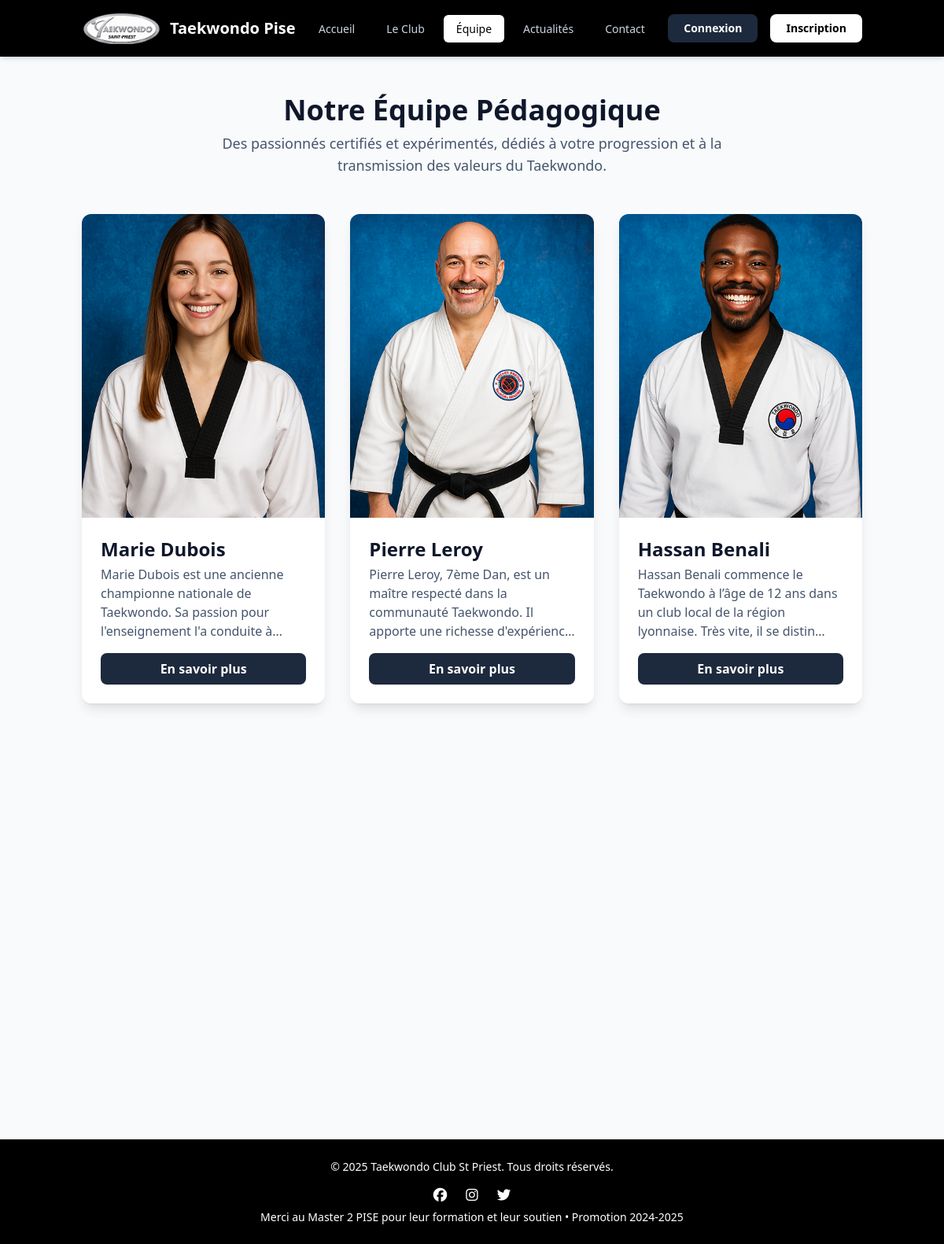
The app's page /team.php with its own data.
### tables this page shows
CREATE TABLE `team` (
  `id` int(10) UNSIGNED NOT NULL,
  `prenom` varchar(100) NOT NULL,
  `nom` varchar(100) NOT NULL,
  `bio` text DEFAULT NULL,
  `photo` varchar(255) DEFAULT NULL,
  `created_at` datetime NOT NULL DEFAULT current_timestamp(),
  `updated_at` datetime NOT NULL DEFAULT current_timestamp() ON UPDATE current_timestamp()
);

### fonction/fonctions.php (called while the page is built, shortened)
<?php
function connexionBaseDeDonnees(): PDO
{
    static $co = null;
    if ($co === null) {
        $dsn = 'mysql:host=' . DB_HOST . ';dbname=' . DB_NAME . ';charset=' . DB_CHARSET;
        try {
            $options = array(
                PDO::ATTR_ERRMODE => PDO::ERRMODE_EXCEPTION,
                PDO::ATTR_DEFAULT_FETCH_MODE => PDO::FETCH_ASSOC,
            );
            $co = new PDO($dsn, DB_USER, DB_PASS, $options);
        } catch (PDOException $e) {
            logErreur(__FUNCTION__, $e->getMessage());
            throw new Exception("Erreur de connexion à la base de données");
        }
    }
    return $co;
}
function getListeEntraineurs(): array
{
    $co = connexionBaseDeDonnees();
    $sql = "
    SELECT id,
        CONCAT(prenom,' ',nom) AS nom_complet,
        LEFT(bio,100) AS extrait_bio,
        bio,
        DATE_FORMAT(created_at,'%d-%m-%Y') AS date_creation,
        DATE_FORMAT(updated_at,'%d-%m-%Y') AS date_modification,
        photo
    FROM team
    ORDER BY id
    ";
    try {
        $req = $co->prepare($sql);
        $req->execute();
        return $req->fetchAll(PDO::FETCH_ASSOC);
    } catch (PDOException $e) {
        logErreur(__FUNCTION__, $e->getMessage());
        throw new Exception('Erreur lors de la récupération des entraineurs');
    }
}

### team.php (the view, shortened to what this page needs)
<?php
$pageActuelle = 'team';
require __DIR__ . '/fonction/fonctions.php';
$trainers = getListeEntraineurs();
?>
<!DOCTYPE html>
<html lang="fr">
<head>
    <?php include __DIR__ . '/includes/head.php'; ?>
</head>
<body class="min-h-screen flex flex-col bg-slate-50">
    <?php include __DIR__ . '/includes/header.php'; ?>
    <main class="flex-grow container mx-auto px-4 py-12">
        <header class="text-center mb-12">
            <h1 class="text-4xl font-extrabold text-slate-900">Notre Équipe Pédagogique</h1>
            <p class="mt-2 text-lg text-slate-600 max-w-2xl mx-auto">Des passionnés certifiés et expérimentés, dédiés à
                votre progression et à la transmission des valeurs du Taekwondo.</p>
        </header>
        <div class="grid grid-cols-1 sm:grid-cols-2 lg:grid-cols-3 gap-8">
            <?php foreach ($trainers as $t): ?>
                <div class="group perspective">
                    <div
                        class="card-inner relative w-full h-full transition-transform duration-700 transform-style-preserve-3d">
                        <article class="card-front bg-white rounded-xl shadow-lg overflow-hidden flex flex-col h-full">
                            <div class="aspect-square bg-slate-100">
                                <?php if (!empty($t['photo'])): ?>
                                    <img src="img/<?= htmlspecialchars($t['photo'], ENT_QUOTES) ?>"
                                        alt="Photo de <?= htmlspecialchars($t['nom_complet'], ENT_QUOTES) ?>"
                                        class="object-cover w-full h-full">
                                <?php else: ?>
                                    <div class="w-full h-full flex items-center justify-center text-slate-400">
                                        <i class="fas fa-user-circle fa-6x"></i>
                                    </div>
                                <?php endif; ?>
                            </div>
                            <div class="p-6 flex flex-col flex-grow">
                                <h2 class="text-2xl font-bold text-slate-900 mb-1">
                                    <?= htmlspecialchars($t['nom_complet'], ENT_QUOTES) ?>
                                </h2>
                                <p class="text-slate-600 flex-grow mb-4 line-clamp-4">
                                    <?php
                                    $bio = strip_tags($t['bio']);
                                    echo mb_strlen($bio) > 120
                                        ? htmlspecialchars(mb_substr($bio, 0, 120), ENT_QUOTES) . '…'
                                        : htmlspecialchars($bio, ENT_QUOTES);
                                    ?>
                                </p>
                                <button
                                    class="btn-flip mt-auto w-full bg-slate-800 text-white py-2 px-4 rounded-lg hover:bg-slate-900 transition cursor-pointer font-semibold">
                                    En savoir plus
                                </button>
                            </div>
                        </article>
                        <article
                            class="card-back absolute inset-0 bg-white rounded-xl shadow-lg flex flex-col backface-hidden transform rotate-y-180 overflow-y-auto">
                            <div class="p-6 flex-grow flex flex-col">
                                <h2 class="text-2xl font-bold text-slate-900 mb-1">
                                </h2>
                                <div class="text-slate-700 leading-relaxed space-y-4 flex-grow">
                                    <?= nl2br(htmlspecialchars($t['bio'], ENT_QUOTES)) ?>
                                </div>
                                <button
                                    class="btn-unflip mt-6 w-full bg-slate-200 text-slate-800 py-2 px-4 rounded-lg hover:bg-slate-300 transition cursor-pointer font-semibold">
                                </button>
                            </div>
                        </article>
                    </div>
                </div>
            <?php endforeach; ?>
        </div>
    </main>
    <?php include __DIR__ . '/includes/footer.php'; ?>
</body>
</html>

### includes/head.php (shortened to what this page needs)
<link href="css/styles.css" rel="stylesheet">

### includes/header.php (shortened to what this page needs)
<?php
$navLinks = [
    'Accueil' => ['url' => 'index.php', 'id' => 'home'],
    'Le Club' => ['url' => 'about.php', 'id' => 'about'],
    'Équipe' => ['url' => 'team.php', 'id' => 'team'],
    'Actualités' => ['url' => 'news.php', 'id' => 'news'],
    'Contact' => ['url' => 'contact.php', 'id' => 'contact'],
];
?>
<header class="sticky top-0 left-0 w-full bg-black text-white z-50 shadow-md">
    <div class="container mx-auto px-4 flex items-center justify-between h-[72px]">
        <a href="index.php" class="flex items-center space-x-3" aria-label="Aller à l’accueil">
            <img src="img/logo.png" alt="Logo Taekwondo Pise" class="h-10 w-auto">
            <span class="text-xl font-bold">Taekwondo Pise</span>
        </a>
        <nav aria-label="Menu principal" class="hidden md:flex items-center gap-2">
            <ul class="flex items-center gap-2">
                <?php foreach ($navLinks as $label => $link): ?>
                    <li>
                        <a href="<?= $link['url'] ?>" class="px-4 py-2 rounded-md text-sm font-medium transition-colors duration-200
                                  <?= ($pageActuelle === $link['id'])
                                      ? 'bg-white text-black'
                                      : 'text-slate-300 hover:bg-slate-800 hover:text-white' ?>">
                            <?= $label ?>
                        </a>
                    </li>
                <?php endforeach; ?>
            </ul>
        </nav>
        <div class="hidden md:flex items-center gap-4">
            <?php if (!isset($_SESSION['user']['id'])): ?>
                <a href="login.php"
                    class="px-5 py-2 text-sm font-semibold bg-slate-800 text-white rounded-lg hover:bg-slate-700 transition">Connexion</a>
                <a href="register.php"
                    class="px-5 py-2 text-sm font-semibold bg-white text-black rounded-lg hover:bg-slate-200 transition">Inscription</a>
            <?php else: ?>
                <a href="profile.php"
                    class="px-5 py-2 text-sm font-semibold bg-blue-600 text-white rounded-lg hover:bg-blue-700 transition">Mon
                    Compte</a>
            <?php endif; ?>
        </div>
    </div>
</header>

### includes/footer.php (shortened to what this page needs)
<footer class="bg-black border-t mt-12 relative bottom-0 w-full">
    <div class="mx-auto max-w-7xl px-4 py-6 text-center text-sm text-white">
        <p>&copy; <?= date('Y') ?> Taekwondo Club St Priest. Tous droits réservés.</p>
        <div class="mt-4 flex justify-center space-x-6">
            <a href="https://www.facebook.com/tkdsaintpriest" target="_blank" rel="noopener" aria-label="Facebook"
                class="hover:text-accent">
            </a>
            <a href="https://www.instagram.com/tkdsaintpriest" target="_blank" rel="noopener" aria-label="Instagram"
                class="hover:text-accent">
            </a>
            <a href="https://x.com/tkdsaintpriest" target="_blank" rel="noopener" aria-label="Twitter"
                class="hover:text-accent">
            </a>
        </div>
        <p class="mt-2">
            Merci au Master 2 PISE pour leur formation et leur soutien • Promotion 2024-2025
        </p>
    </div>
</footer>

### records on screen
team: photo (picture), nom_complet "Marie Dubois", bio "Marie Dubois est une ancienne championne nationale de Taekwondo. Sa passion pour l'enseignement l'a conduite…"
team: photo (picture), nom_complet "Pierre Leroy", bio "Pierre Leroy, 7ème Dan, est un maître respecté dans la communauté Taekwondo. Il apporte une richesse…"
team: photo (picture), nom_complet "Hassan Benali", bio "Hassan Benali commence le Taekwondo à l’âge de 12 ans dans un club local de la région lyonnaise. Très vite, il se distin"

### other values on screen
$label "Accueil"
$label "Le Club"
$label "Équipe"
$label "Actualités"
$label "Contact"
